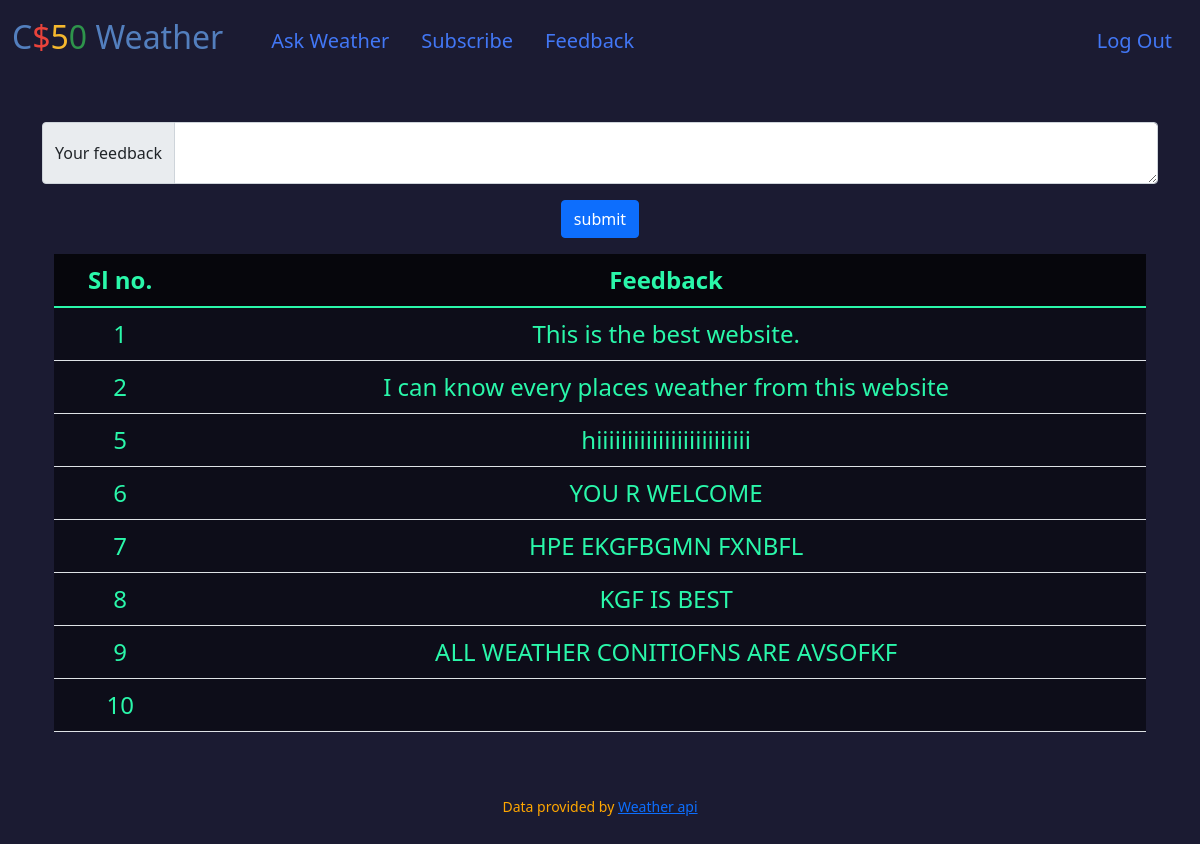
Before: /feedback (signed in) with the older database file.
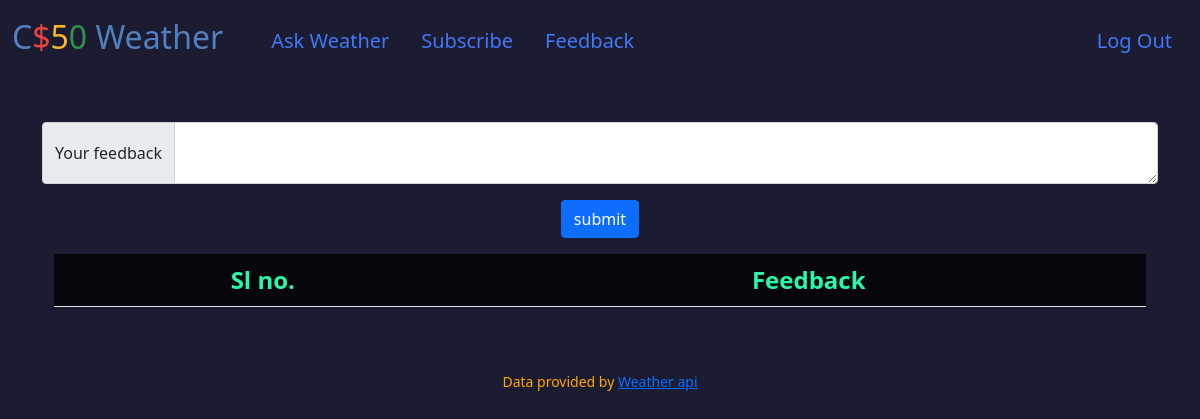
After: the same page with the newer database file.
### tables this page shows
CREATE TABLE feedback (id INTEGER PRIMARY KEY AUTOINCREMENT NOT NULL, feedback TEXT);

### app.py (the view)
@app.route("/feedback", methods=["GET", "POST"])
@login_required
def feedback():
    if request.method == "POST":
        feedback = request.form.get("feedback")
        db.execute('INSERT INTO feedback(feedback) VALUES (?)', feedback)
    rows = db.execute('SELECT * FROM feedback')
    return render_template("feedback.html", rows=rows)

### app.py (called while the page is built)
@app.after_request
def after_request(response):
    response.headers["Cache-Control"] = "no-cache, no-store, must-revalidate"
    response.headers["Expires"] = 0
    response.headers["Pragma"] = "no-cache"
    return response

### helpers.py (called while the page is built)
def login_required(f):
    @wraps(f)
    def decorated_function(*args, **kwargs):
        if session.get("user_id") is None:
            return redirect("/login")
        return f(*args, **kwargs)
    return decorated_function

### templates/feedback.html (shortened to what this page needs)
{% extends "layout.html" %}
{% block main %}
<main class="container py-5 text-center">
    <form action="/feedback" method="post">
        <div class="input-group mb-3">
            <span class="input-group-text">Your feedback</span>
            <textarea class="form-control" aria-label="With textarea" name="feedback"></textarea>
        </div>
        <button class="btn btn-primary" type="submit">submit</button>
    </form>
    <div class="container">
        <table class="table thead my-3">
            <thead class="thead">
                <tr>
                    <th>Sl no.</th>
                    <th>Feedback</th>
                </tr>
            </thead>
            <tbody>
                {% for feedback in rows %}
                    <tr>
                        <td>{{feedback.id}}</td>
                        <td>{{feedback.feedback}}</td>
                    </tr>
                {% endfor %}
            </tbody>
        </table>
    </div>
</main>
{% endblock %}

### templates/layout.html (shortened to what this page needs)
<!DOCTYPE html>
<html lang="en">
    <head>
        <link href="https://cdn.jsdelivr.net/npm/bootstrap@5.1.3/dist/css/bootstrap.min.css" rel="stylesheet">
        <link href="/static/styles.css" rel="stylesheet">
    </head>
    <body>
        <nav class="navbar navbar-expand-md navbar-light">
            <div class="container-fluid">
                <a class="navbar-brand" href="/"><span class="blue">C</span><span class="red">$</span><span class="yellow">5</span><span class="green">0</span> <span class="blue">Weather</span></a>
                <div class="collapse navbar-collapse" id="navbar">
                    {% if session["user_id"] %}
                        <ul class="navbar-nav text1 me-auto mt-2">
                            <li class="nav-item"><a class="text1" href="/ask">Ask Weather</a></li>
                            <li class="nav-item"><a class="text1" href="/subscribe">Subscribe</a></li>
                            <li class="nav-item"><a class="text1" href="/feedback">Feedback</a></li>
                        </ul>
                        <ul class="navbar-nav ms-auto mt-2">
                            <li class="nav-item"><a class="text1" href="/logout">Log Out</a></li>
                        </ul>
                    {% else %}
                        <ul class="navbar-nav ms-auto mt-2">
                            <li class="nav-item"><a class="text1" href="/register">Register</a></li>
                            <li class="nav-item"><a class="text1" href="/login">Log In</a></li>
                        </ul>
                    {% endif %}
                </div>
            </div>
        </nav>
            {% block main %}{% endblock %}
        <footer class="mb-5 small text-center footer">
            Data provided by <a href="https://api.openweathermap.org/">Weather api</a>
        </footer>
    </body>
</html>

### static/styles.css (style rules this page uses)
nav .navbar-brand { font-size: xx-large; }
nav .navbar-brand .blue { color: #537fbe; }
nav .navbar-brand .red { color: #ea433b; }
nav .navbar-brand .yellow { color: #f5b82e; }
nav .navbar-brand .green { color: #2e944b; }
body { background-color: #1b1b32; }
.thead { color: #2AF7AA; background-color: rgb(0, 0, 0, 0.5); font-size: 1.5rem; }
.text1 { padding: 0.5rem 1rem; font-size: 1.25rem; color: #4277F5; text-decoration: none; transition: color .15s ease-in-out,background-color .15s ease-in-out,border-color .15s ease-in-out; }
footer, label { color: #ffa700; }

Changed rows visible on the page:
removed feedback: id "1", feedback "This is the best website."
removed feedback: id "2", feedback "I can know every places weather from this website"
removed feedback: id "5", feedback "hiiiiiiiiiiiiiiiiiiiiiiiii"
removed feedback: id "6", feedback "YOU R WELCOME"
removed feedback: id "7", feedback "HPE EKGFBGMN FXNBFL"
removed feedback: id "8", feedback "KGF IS BEST"
removed feedback: id "9", feedback "ALL WEATHER CONITIOFNS ARE AVSOFKF"
removed feedback: id "10"
